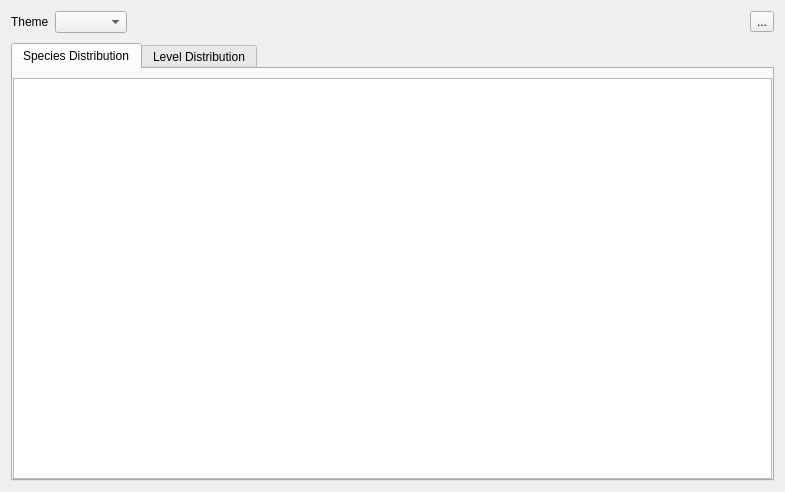
<?xml version="1.0" encoding="UTF-8"?>
<ui version="4.0">
 <class>WildMonChart</class>
 <widget class="QWidget" name="WildMonChart">
  <property name="geometry">
   <rect>
    <x>0</x>
    <y>0</y>
    <width>785</width>
    <height>492</height>
   </rect>
  </property>
  <property name="windowTitle">
   <string>Wild Pokémon Summary</string>
  </property>
  <layout class="QVBoxLayout" name="verticalLayout">
   <item>
    <widget class="QFrame" name="frame_TopBar">
     <property name="frameShape">
      <enum>QFrame::NoFrame</enum>
     </property>
     <property name="frameShadow">
      <enum>QFrame::Plain</enum>
     </property>
     <layout class="QHBoxLayout" name="horizontalLayout_2">
      <property name="leftMargin">
       <number>0</number>
      </property>
      <property name="topMargin">
       <number>0</number>
      </property>
      <property name="rightMargin">
       <number>0</number>
      </property>
      <property name="bottomMargin">
       <number>4</number>
      </property>
      <item>
       <widget class="QLabel" name="label_Theme">
        <property name="text">
         <string>Theme</string>
        </property>
       </widget>
      </item>
      <item>
       <widget class="QComboBox" name="comboBox_Theme"/>
      </item>
      <item>
       <spacer name="horizontalSpacer_2">
        <property name="orientation">
         <enum>Qt::Horizontal</enum>
        </property>
        <property name="sizeHint" stdset="0">
         <size>
          <width>40</width>
          <height>20</height>
         </size>
        </property>
       </spacer>
      </item>
      <item>
       <widget class="QToolButton" name="button_Help">
        <property name="text">
         <string>...</string>
        </property>
        <property name="icon">
         <iconset resource="../resources/images.qrc">
          <normaloff>:/icons/help.ico</normaloff>:/icons/help.ico</iconset>
        </property>
       </widget>
      </item>
     </layout>
    </widget>
   </item>
   <item>
    <widget class="QTabWidget" name="tabWidget">
     <property name="currentIndex">
      <number>0</number>
     </property>
     <widget class="QWidget" name="tabSpecies">
      <attribute name="title">
       <string>Species Distribution</string>
      </attribute>
      <layout class="QVBoxLayout" name="verticalLayout_2">
       <property name="leftMargin">
        <number>0</number>
       </property>
       <property name="rightMargin">
        <number>0</number>
       </property>
       <property name="bottomMargin">
        <number>0</number>
       </property>
       <item>
        <widget class="QChartView" name="chartView_SpeciesDistribution">
         <property name="renderHints">
          <set>QPainter::Antialiasing</set>
         </property>
        </widget>
       </item>
      </layout>
     </widget>
     <widget class="QWidget" name="tabLevels">
      <attribute name="title">
       <string>Level Distribution</string>
      </attribute>
      <layout class="QVBoxLayout" name="verticalLayout_3">
       <property name="leftMargin">
        <number>0</number>
       </property>
       <property name="topMargin">
        <number>0</number>
       </property>
       <property name="rightMargin">
        <number>0</number>
       </property>
       <property name="bottomMargin">
        <number>0</number>
       </property>
       <item>
        <widget class="QFrame" name="frame">
         <property name="frameShape">
          <enum>QFrame::NoFrame</enum>
         </property>
         <property name="frameShadow">
          <enum>QFrame::Plain</enum>
         </property>
         <layout class="QHBoxLayout" name="horizontalLayout">
          <property name="topMargin">
           <number>12</number>
          </property>
          <property name="bottomMargin">
           <number>0</number>
          </property>
          <item>
           <widget class="QLabel" name="label_Group">
            <property name="text">
             <string>Group</string>
            </property>
           </widget>
          </item>
          <item>
           <widget class="QComboBox" name="comboBox_Group">
            <property name="editable">
             <bool>false</bool>
            </property>
            <property name="sizeAdjustPolicy">
             <enum>QComboBox::AdjustToMinimumContentsLengthWithIcon</enum>
            </property>
            <property name="minimumContentsLength">
             <number>8</number>
            </property>
           </widget>
          </item>
          <item>
           <spacer name="horizontalSpacer">
            <property name="orientation">
             <enum>Qt::Horizontal</enum>
            </property>
            <property name="sizeHint" stdset="0">
             <size>
              <width>40</width>
              <height>20</height>
             </size>
            </property>
           </spacer>
          </item>
          <item>
           <widget class="QGroupBox" name="groupBox_Species">
            <property name="title">
             <string>Individual Mode</string>
            </property>
            <property name="checkable">
             <bool>true</bool>
            </property>
            <property name="checked">
             <bool>false</bool>
            </property>
            <layout class="QFormLayout" name="formLayout">
             <property name="leftMargin">
              <number>4</number>
             </property>
             <property name="topMargin">
              <number>4</number>
             </property>
             <property name="rightMargin">
              <number>4</number>
             </property>
             <property name="bottomMargin">
              <number>4</number>
             </property>
             <item row="0" column="0">
              <widget class="QLabel" name="label_Species">
               <property name="text">
                <string>Species</string>
               </property>
              </widget>
             </item>
             <item row="0" column="1">
              <widget class="NoScrollComboBox" name="comboBox_Species">
               <property name="editable">
                <bool>true</bool>
               </property>
               <property name="insertPolicy">
                <enum>QComboBox::NoInsert</enum>
               </property>
               <property name="sizeAdjustPolicy">
                <enum>QComboBox::AdjustToMinimumContentsLengthWithIcon</enum>
               </property>
               <property name="minimumContentsLength">
                <number>12</number>
               </property>
              </widget>
             </item>
            </layout>
           </widget>
          </item>
         </layout>
        </widget>
       </item>
       <item>
        <widget class="QChartView" name="chartView_LevelDistribution">
         <property name="renderHints">
          <set>QPainter::Antialiasing</set>
         </property>
        </widget>
       </item>
      </layout>
     </widget>
    </widget>
   </item>
  </layout>
 </widget>
 <customwidgets>
  <customwidget>
   <class>QChartView</class>
   <extends>QGraphicsView</extends>
   <header>QtCharts</header>
  </customwidget>
  <customwidget>
   <class>NoScrollComboBox</class>
   <extends>QComboBox</extends>
   <header>noscrollcombobox.h</header>
  </customwidget>
 </customwidgets>
 <resources>
  <include location="../resources/images.qrc"/>
 </resources>
 <connections/>
</ui>
